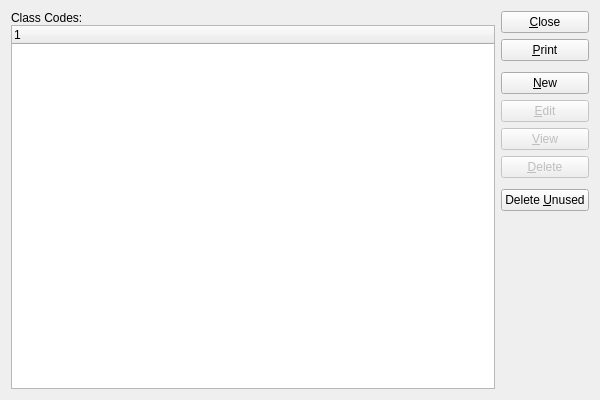
<?xml version="1.0" encoding="UTF-8"?>
<ui version="4.0">
 <comment>This file is part of the xTuple ERP: PostBooks Edition, a free and
open source Enterprise Resource Planning software suite,
Copyright (c) 1999-2019 by OpenMFG LLC, d/b/a xTuple.
It is licensed to you under the Common Public Attribution License
version 1.0, the full text of which (including xTuple-specific Exhibits)
is available at www.xtuple.com/CPAL.  By using this software, you agree
to be bound by its terms.</comment>
 <class>classCodes</class>
 <widget class="QWidget" name="classCodes">
  <property name="geometry">
   <rect>
    <x>0</x>
    <y>0</y>
    <width>600</width>
    <height>400</height>
   </rect>
  </property>
  <property name="windowTitle">
   <string>List Class Codes</string>
  </property>
  <layout class="QGridLayout" name="gridLayout">
   <item row="0" column="0">
    <layout class="QVBoxLayout">
     <property name="spacing">
      <number>0</number>
     </property>
     <item>
      <widget class="QLabel" name="_classCodesLit">
       <property name="text">
        <string>Class Codes:</string>
       </property>
      </widget>
     </item>
     <item>
      <widget class="XTreeWidget" name="_classcode"/>
     </item>
    </layout>
   </item>
   <item row="0" column="1">
    <layout class="QVBoxLayout" name="verticalLayout">
     <item>
      <widget class="QPushButton" name="_close">
       <property name="text">
        <string>&amp;Close</string>
       </property>
      </widget>
     </item>
     <item>
      <widget class="QPushButton" name="_print">
       <property name="text">
        <string>&amp;Print</string>
       </property>
      </widget>
     </item>
     <item>
      <spacer name="verticalSpacer">
       <property name="orientation">
        <enum>Qt::Vertical</enum>
       </property>
       <property name="sizeType">
        <enum>QSizePolicy::Preferred</enum>
       </property>
       <property name="sizeHint" stdset="0">
        <size>
         <width>20</width>
         <height>5</height>
        </size>
       </property>
      </spacer>
     </item>
     <item>
      <widget class="QPushButton" name="_new">
       <property name="text">
        <string>&amp;New</string>
       </property>
      </widget>
     </item>
     <item>
      <widget class="QPushButton" name="_edit">
       <property name="enabled">
        <bool>false</bool>
       </property>
       <property name="text">
        <string>&amp;Edit</string>
       </property>
      </widget>
     </item>
     <item>
      <widget class="QPushButton" name="_view">
       <property name="enabled">
        <bool>false</bool>
       </property>
       <property name="text">
        <string>&amp;View</string>
       </property>
      </widget>
     </item>
     <item>
      <widget class="QPushButton" name="_delete">
       <property name="enabled">
        <bool>false</bool>
       </property>
       <property name="text">
        <string>&amp;Delete</string>
       </property>
      </widget>
     </item>
     <item>
      <spacer name="verticalSpacer_2">
       <property name="orientation">
        <enum>Qt::Vertical</enum>
       </property>
       <property name="sizeType">
        <enum>QSizePolicy::Preferred</enum>
       </property>
       <property name="sizeHint" stdset="0">
        <size>
         <width>20</width>
         <height>5</height>
        </size>
       </property>
      </spacer>
     </item>
     <item>
      <widget class="QPushButton" name="_deleteUnused">
       <property name="text">
        <string>Delete &amp;Unused</string>
       </property>
      </widget>
     </item>
     <item>
      <spacer name="Spacer12">
       <property name="orientation">
        <enum>Qt::Vertical</enum>
       </property>
       <property name="sizeType">
        <enum>QSizePolicy::Expanding</enum>
       </property>
       <property name="sizeHint" stdset="0">
        <size>
         <width>20</width>
         <height>0</height>
        </size>
       </property>
      </spacer>
     </item>
    </layout>
   </item>
  </layout>
 </widget>
 <layoutdefault spacing="6" margin="11"/>
 <customwidgets>
  <customwidget>
   <class>XTreeWidget</class>
   <extends>QTreeWidget</extends>
   <header>xtreewidget.h</header>
   <container>1</container>
  </customwidget>
 </customwidgets>
 <tabstops>
  <tabstop>_classcode</tabstop>
  <tabstop>_new</tabstop>
  <tabstop>_edit</tabstop>
  <tabstop>_view</tabstop>
  <tabstop>_delete</tabstop>
  <tabstop>_deleteUnused</tabstop>
  <tabstop>_print</tabstop>
  <tabstop>_close</tabstop>
 </tabstops>
 <resources/>
 <connections>
  <connection>
   <sender>_close</sender>
   <signal>clicked()</signal>
   <receiver>classCodes</receiver>
   <slot>close()</slot>
   <hints>
    <hint type="sourcelabel">
     <x>20</x>
     <y>20</y>
    </hint>
    <hint type="destinationlabel">
     <x>20</x>
     <y>20</y>
    </hint>
   </hints>
  </connection>
  <connection>
   <sender>_classcode</sender>
   <signal>valid(bool)</signal>
   <receiver>_view</receiver>
   <slot>setEnabled(bool)</slot>
   <hints>
    <hint type="sourcelabel">
     <x>20</x>
     <y>20</y>
    </hint>
    <hint type="destinationlabel">
     <x>20</x>
     <y>20</y>
    </hint>
   </hints>
  </connection>
 </connections>
</ui>
